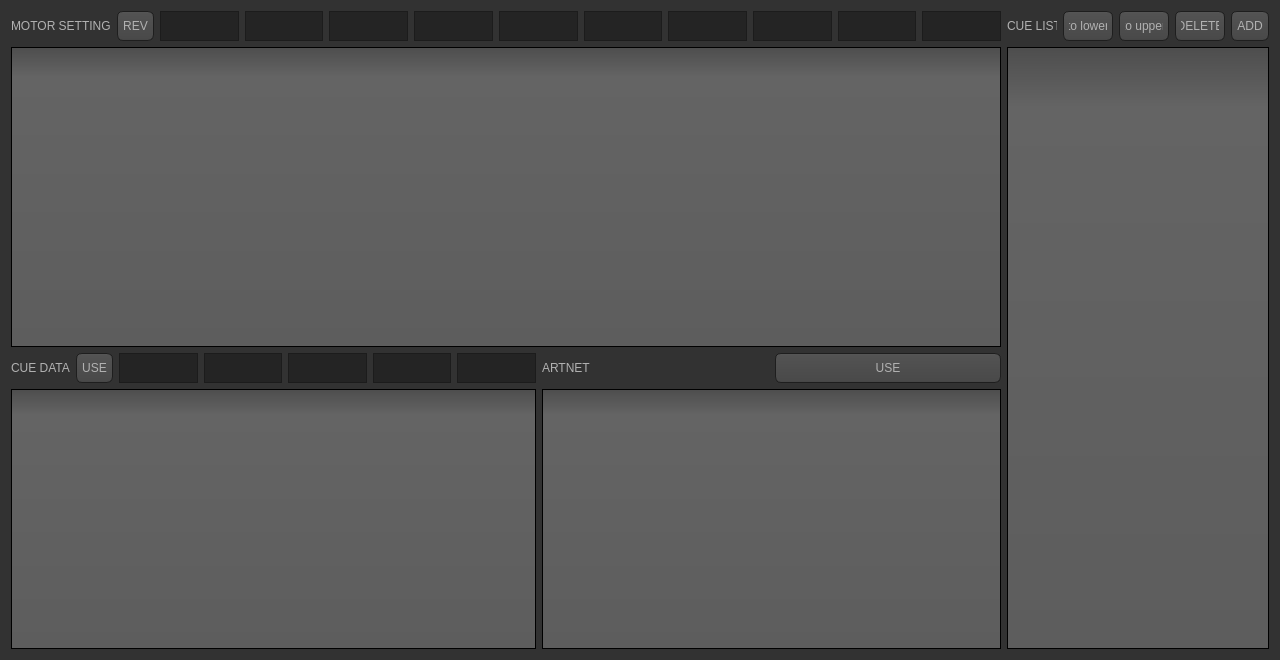
<?xml version="1.0" encoding="UTF-8"?>
<ui version="4.0">
 <class>DataPage</class>
 <widget class="QWidget" name="DataPage">
  <property name="geometry">
   <rect>
    <x>0</x>
    <y>0</y>
    <width>1280</width>
    <height>660</height>
   </rect>
  </property>
  <property name="sizePolicy">
   <sizepolicy hsizetype="Expanding" vsizetype="Expanding">
    <horstretch>0</horstretch>
    <verstretch>0</verstretch>
   </sizepolicy>
  </property>
  <property name="windowTitle">
   <string>Form</string>
  </property>
  <property name="styleSheet">
   <string notr="true">QToolTip
{
     border: 1px solid black;
     background-color: #ffa02f;
     padding: 1px;
     border-radius: 3px;
     opacity: 100;
}

QWidget
{
    color: #b1b1b1;
    background-color: #323232;
}

QWidget:item:hover
{
    background-color: QLinearGradient( x1: 0, y1: 0, x2: 0, y2: 1, stop: 0 #ffa02f, stop: 1 #ca0619);
    color: #000000;
}

QWidget:item:selected
{
    background-color: QLinearGradient( x1: 0, y1: 0, x2: 0, y2: 1, stop: 0 #ffa02f, stop: 1 #d7801a);
}

QMenuBar::item
{
    background: transparent;
}

QMenuBar::item:selected
{
    background: transparent;
    border: 1px solid #ffaa00;
}

QMenuBar::item:pressed
{
    background: #444;
    border: 1px solid #000;
    background-color: QLinearGradient(
        x1:0, y1:0,
        x2:0, y2:1,
        stop:1 #212121,
        stop:0.4 #343434/*,
        stop:0.2 #343434,
        stop:0.1 #ffaa00*/
    );
    margin-bottom:-1px;
    padding-bottom:1px;
}

QMenu
{
    border: 1px solid #000;
}

QMenu::item
{
    padding: 2px 20px 2px 20px;
}

QMenu::item:selected
{
    color: #000000;
}

QWidget:disabled
{
    color: #404040;
    background-color: #323232;
}

QAbstractItemView
{
    background-color: QLinearGradient( x1: 0, y1: 0, x2: 0, y2: 1, stop: 0 #4d4d4d, stop: 0.1 #646464, stop: 1 #5d5d5d);
}

QWidget:focus
{
    /*border: 2px solid QLinearGradient( x1: 0, y1: 0, x2: 0, y2: 1, stop: 0 #ffa02f, stop: 1 #d7801a);*/
}

QLineEdit
{
    background-color: QLinearGradient( x1: 0, y1: 0, x2: 0, y2: 1, stop: 0 #4d4d4d, stop: 0 #646464, stop: 1 #5d5d5d);
    padding: 1px;
    border-style: solid;
    border: 1px solid #1e1e1e;
    border-radius: 5;
}

QPushButton
{
    color: #b1b1b1;
    background-color: QLinearGradient( x1: 0, y1: 0, x2: 0, y2: 1, stop: 0 #565656, stop: 0.1 #525252, stop: 0.5 #4e4e4e, stop: 0.9 #4a4a4a, stop: 1 #464646);
    border-width: 1px;
    border-color: #1e1e1e;
    border-style: solid;
    border-radius: 6;
    padding: 3px;
    font-size: 12px;
    padding-left: 5px;
    padding-right: 5px;
}

QPushButton:pressed
{
    background-color: QLinearGradient( x1: 0, y1: 0, x2: 0, y2: 1, stop: 0 #2d2d2d, stop: 0.1 #2b2b2b, stop: 0.5 #292929, stop: 0.9 #282828, stop: 1 #252525);
}

QComboBox
{
    selection-background-color: #ffaa00;
    background-color: QLinearGradient( x1: 0, y1: 0, x2: 0, y2: 1, stop: 0 #565656, stop: 0.1 #525252, stop: 0.5 #4e4e4e, stop: 0.9 #4a4a4a, stop: 1 #464646);
    border-style: solid;
    border: 1px solid #1e1e1e;
    border-radius: 5;
}

QComboBox:hover,QPushButton:hover
{
    border: 2px solid QLinearGradient( x1: 0, y1: 0, x2: 0, y2: 1, stop: 0 #ffa02f, stop: 1 #d7801a);
}


QComboBox:on
{
    padding-top: 3px;
    padding-left: 4px;
    background-color: QLinearGradient( x1: 0, y1: 0, x2: 0, y2: 1, stop: 0 #2d2d2d, stop: 0.1 #2b2b2b, stop: 0.5 #292929, stop: 0.9 #282828, stop: 1 #252525);
    selection-background-color: #ffaa00;
}

QComboBox QAbstractItemView
{
    border: 2px solid darkgray;
    selection-background-color: QLinearGradient( x1: 0, y1: 0, x2: 0, y2: 1, stop: 0 #ffa02f, stop: 1 #d7801a);
}

QComboBox::drop-down
{
     subcontrol-origin: padding;
     subcontrol-position: top right;
     width: 15px;

     border-left-width: 0px;
     border-left-color: darkgray;
     border-left-style: solid; /* just a single line */
     border-top-right-radius: 3px; /* same radius as the QComboBox */
     border-bottom-right-radius: 3px;
 }

QComboBox::down-arrow
{
     image: url(:/down_arrow.png);
}

QGroupBox:focus
{
border: 2px solid QLinearGradient( x1: 0, y1: 0, x2: 0, y2: 1, stop: 0 #ffa02f, stop: 1 #d7801a);
}

QTextEdit:focus
{
    border: 2px solid QLinearGradient( x1: 0, y1: 0, x2: 0, y2: 1, stop: 0 #ffa02f, stop: 1 #d7801a);
}

QScrollBar:horizontal {
     border: 1px solid #222222;
     background: QLinearGradient( x1: 0, y1: 0, x2: 0, y2: 1, stop: 0.0 #121212, stop: 0.2 #282828, stop: 1 #484848);
     height: 7px;
     margin: 0px 16px 0 16px;
}

QScrollBar::handle:horizontal
{
      background: QLinearGradient( x1: 0, y1: 0, x2: 1, y2: 0, stop: 0 #ffa02f, stop: 0.5 #d7801a, stop: 1 #ffa02f);
      min-height: 20px;
      border-radius: 2px;
}

QScrollBar::add-line:horizontal {
      border: 1px solid #1b1b19;
      border-radius: 2px;
      background: QLinearGradient( x1: 0, y1: 0, x2: 1, y2: 0, stop: 0 #ffa02f, stop: 1 #d7801a);
      width: 14px;
      subcontrol-position: right;
      subcontrol-origin: margin;
}

QScrollBar::sub-line:horizontal {
      border: 1px solid #1b1b19;
      border-radius: 2px;
      background: QLinearGradient( x1: 0, y1: 0, x2: 1, y2: 0, stop: 0 #ffa02f, stop: 1 #d7801a);
      width: 14px;
     subcontrol-position: left;
     subcontrol-origin: margin;
}

QScrollBar::right-arrow:horizontal, QScrollBar::left-arrow:horizontal
{
      border: 1px solid black;
      width: 1px;
      height: 1px;
      background: white;
}

QScrollBar::add-page:horizontal, QScrollBar::sub-page:horizontal
{
      background: none;
}

QScrollBar:vertical
{
      background: QLinearGradient( x1: 0, y1: 0, x2: 1, y2: 0, stop: 0.0 #121212, stop: 0.2 #282828, stop: 1 #484848);
      width: 7px;
      margin: 16px 0 16px 0;
      border: 1px solid #222222;
}

QScrollBar::handle:vertical
{
      background: QLinearGradient( x1: 0, y1: 0, x2: 0, y2: 1, stop: 0 #ffa02f, stop: 0.5 #d7801a, stop: 1 #ffa02f);
      min-height: 20px;
      border-radius: 2px;
}

QScrollBar::add-line:vertical
{
      border: 1px solid #1b1b19;
      border-radius: 2px;
      background: QLinearGradient( x1: 0, y1: 0, x2: 0, y2: 1, stop: 0 #ffa02f, stop: 1 #d7801a);
      height: 14px;
      subcontrol-position: bottom;
      subcontrol-origin: margin;
}

QScrollBar::sub-line:vertical
{
      border: 1px solid #1b1b19;
      border-radius: 2px;
      background: QLinearGradient( x1: 0, y1: 0, x2: 0, y2: 1, stop: 0 #d7801a, stop: 1 #ffa02f);
      height: 14px;
      subcontrol-position: top;
      subcontrol-origin: margin;
}

QScrollBar::up-arrow:vertical, QScrollBar::down-arrow:vertical
{
      border: 1px solid black;
      width: 1px;
      height: 1px;
      background: white;
}


QScrollBar::add-page:vertical, QScrollBar::sub-page:vertical
{
      background: none;
}

QTextEdit
{
    background-color: #242424;
}

QPlainTextEdit
{
    background-color: #242424;
}

QHeaderView::section
{
    background-color: QLinearGradient(x1:0, y1:0, x2:0, y2:1, stop:0 #616161, stop: 0.5 #505050, stop: 0.6 #434343, stop:1 #656565);
    color: white;
    padding-left: 4px;
    border: 1px solid #6c6c6c;
}

QCheckBox:disabled
{
color: #414141;
}

QDockWidget::title
{
    text-align: center;
    spacing: 3px; /* spacing between items in the tool bar */
    background-color: QLinearGradient(x1:0, y1:0, x2:0, y2:1, stop:0 #323232, stop: 0.5 #242424, stop:1 #323232);
}

QDockWidget::close-button, QDockWidget::float-button
{
    text-align: center;
    spacing: 1px; /* spacing between items in the tool bar */
    background-color: QLinearGradient(x1:0, y1:0, x2:0, y2:1, stop:0 #323232, stop: 0.5 #242424, stop:1 #323232);
}

QDockWidget::close-button:hover, QDockWidget::float-button:hover
{
    background: #242424;
}

QDockWidget::close-button:pressed, QDockWidget::float-button:pressed
{
    padding: 1px -1px -1px 1px;
}

QMainWindow::separator
{
    background-color: QLinearGradient(x1:0, y1:0, x2:0, y2:1, stop:0 #161616, stop: 0.5 #151515, stop: 0.6 #212121, stop:1 #343434);
    color: white;
    padding-left: 4px;
    border: 1px solid #4c4c4c;
    spacing: 3px; /* spacing between items in the tool bar */
}

QMainWindow::separator:hover
{

    background-color: QLinearGradient(x1:0, y1:0, x2:0, y2:1, stop:0 #d7801a, stop:0.5 #b56c17 stop:1 #ffa02f);
    color: white;
    padding-left: 4px;
    border: 1px solid #6c6c6c;
    spacing: 3px; /* spacing between items in the tool bar */
}

QToolBar::handle
{
     spacing: 3px; /* spacing between items in the tool bar */
     background: url(:/images/handle.png);
}

QMenu::separator
{
    height: 2px;
    background-color: QLinearGradient(x1:0, y1:0, x2:0, y2:1, stop:0 #161616, stop: 0.5 #151515, stop: 0.6 #212121, stop:1 #343434);
    color: white;
    padding-left: 4px;
    margin-left: 10px;
    margin-right: 5px;
}

QProgressBar
{
    border: 2px solid grey;
    border-radius: 5px;
    text-align: center;
}

QProgressBar::chunk
{
    background-color: #d7801a;
    width: 2.15px;
    margin: 0.5px;
}

QTabBar::tab {
    color: #b1b1b1;
    border: 1px solid #444;
    border-bottom-style: none;
    background-color: #323232;
    padding-left: 10px;
    padding-right: 10px;
    padding-top: 3px;
    padding-bottom: 2px;
    margin-right: -1px;
}

QTabWidget::pane {
    border: 1px solid #444;
    top: 1px;
}

QTabBar::tab:last
{
    margin-right: 0; /* the last selected tab has nothing to overlap with on the right */
    border-top-right-radius: 3px;
}

QTabBar::tab:first:!selected
{
 margin-left: 0px; /* the last selected tab has nothing to overlap with on the right */


    border-top-left-radius: 3px;
}

QTabBar::tab:!selected
{
    color: #b1b1b1;
    border-bottom-style: solid;
    margin-top: 3px;
    background-color: QLinearGradient(x1:0, y1:0, x2:0, y2:1, stop:1 #212121, stop:.4 #343434);
}

QTabBar::tab:selected
{
    border-top-left-radius: 3px;
    border-top-right-radius: 3px;
    margin-bottom: 0px;
}

QTabBar::tab:!selected:hover
{
    /*border-top: 2px solid #ffaa00;
    padding-bottom: 3px;*/
    border-top-left-radius: 3px;
    border-top-right-radius: 3px;
    background-color: QLinearGradient(x1:0, y1:0, x2:0, y2:1, stop:1 #212121, stop:0.4 #343434, stop:0.2 #343434, stop:0.1 #ffaa00);
}

QRadioButton::indicator:checked, QRadioButton::indicator:unchecked{
    color: #b1b1b1;
    background-color: #323232;
    border: 1px solid #b1b1b1;
    border-radius: 6px;
}

QRadioButton::indicator:checked
{
    background-color: qradialgradient(
        cx: 0.5, cy: 0.5,
        fx: 0.5, fy: 0.5,
        radius: 1.0,
        stop: 0.25 #ffaa00,
        stop: 0.3 #323232
    );
}

QCheckBox::indicator{
    color: #b1b1b1;
    background-color: #323232;
    border: 1px solid #b1b1b1;
    width: 9px;
    height: 9px;
}

QRadioButton::indicator
{
    border-radius: 6px;
}

QRadioButton::indicator:hover, QCheckBox::indicator:hover
{
    border: 1px solid #ffaa00;
}

QCheckBox::indicator:checked
{
    image:url(:/images/checkbox.png);
}

QCheckBox::indicator:disabled, QRadioButton::indicator:disabled
{
    border: 1px solid #444;
}</string>
  </property>
  <layout class="QGridLayout" name="gridLayout">
   <item row="0" column="0" colspan="2">
    <layout class="QVBoxLayout" name="verticalLayout_2">
     <item>
      <layout class="QHBoxLayout" name="horizontalLayout_2">
       <item>
        <widget class="QLabel" name="label_2">
         <property name="maximumSize">
          <size>
           <width>16777215</width>
           <height>30</height>
          </size>
         </property>
         <property name="text">
          <string>MOTOR SETTING</string>
         </property>
        </widget>
       </item>
       <item>
        <widget class="QPushButton" name="CUE_ReverseMotorAll_button">
         <property name="maximumSize">
          <size>
           <width>16777215</width>
           <height>30</height>
          </size>
         </property>
         <property name="text">
          <string>REV</string>
         </property>
        </widget>
       </item>
       <item>
        <widget class="QTextEdit" name="CUE_SetMinPosAll_textEdit">
         <property name="maximumSize">
          <size>
           <width>16777215</width>
           <height>30</height>
          </size>
         </property>
        </widget>
       </item>
       <item>
        <widget class="QTextEdit" name="CUE_SetMaxPosAll_textEdit">
         <property name="maximumSize">
          <size>
           <width>16777215</width>
           <height>30</height>
          </size>
         </property>
        </widget>
       </item>
       <item>
        <widget class="QTextEdit" name="CUE_SetMinSpeedAll_textEdit">
         <property name="maximumSize">
          <size>
           <width>16777215</width>
           <height>30</height>
          </size>
         </property>
        </widget>
       </item>
       <item>
        <widget class="QTextEdit" name="CUE_SetMaxSpeedAll_textEdit">
         <property name="maximumSize">
          <size>
           <width>16777215</width>
           <height>30</height>
          </size>
         </property>
        </widget>
       </item>
       <item>
        <widget class="QTextEdit" name="CUE_SetMinAcceAll_textEdit">
         <property name="maximumSize">
          <size>
           <width>16777215</width>
           <height>30</height>
          </size>
         </property>
        </widget>
       </item>
       <item>
        <widget class="QTextEdit" name="CUE_SetMaxAcceAll_textEdit">
         <property name="maximumSize">
          <size>
           <width>16777215</width>
           <height>30</height>
          </size>
         </property>
        </widget>
       </item>
       <item>
        <widget class="QTextEdit" name="CUE_SetAutoSpeedAll_textEdit">
         <property name="maximumSize">
          <size>
           <width>16777215</width>
           <height>30</height>
          </size>
         </property>
        </widget>
       </item>
       <item>
        <widget class="QTextEdit" name="CUE_SetHomeSpeedAll_textEdit">
         <property name="maximumSize">
          <size>
           <width>16777215</width>
           <height>30</height>
          </size>
         </property>
        </widget>
       </item>
       <item>
        <widget class="QTextEdit" name="textEdit_19">
         <property name="maximumSize">
          <size>
           <width>16777215</width>
           <height>30</height>
          </size>
         </property>
        </widget>
       </item>
       <item>
        <widget class="QTextEdit" name="textEdit_20">
         <property name="maximumSize">
          <size>
           <width>16777215</width>
           <height>30</height>
          </size>
         </property>
        </widget>
       </item>
      </layout>
     </item>
     <item>
      <widget class="QTableView" name="Data_MotorSetting_tableView">
       <property name="minimumSize">
        <size>
         <width>600</width>
         <height>300</height>
        </size>
       </property>
      </widget>
     </item>
    </layout>
   </item>
   <item row="0" column="2" rowspan="2">
    <layout class="QVBoxLayout" name="verticalLayout_6">
     <item>
      <layout class="QHBoxLayout" name="horizontalLayout_6">
       <item>
        <widget class="QLabel" name="label_6">
         <property name="minimumSize">
          <size>
           <width>50</width>
           <height>30</height>
          </size>
         </property>
         <property name="maximumSize">
          <size>
           <width>50</width>
           <height>50</height>
          </size>
         </property>
         <property name="text">
          <string>CUE LIST</string>
         </property>
        </widget>
       </item>
       <item>
        <widget class="QPushButton" name="CUE_CueLower_button">
         <property name="minimumSize">
          <size>
           <width>0</width>
           <height>0</height>
          </size>
         </property>
         <property name="maximumSize">
          <size>
           <width>50</width>
           <height>50</height>
          </size>
         </property>
         <property name="text">
          <string>to lower</string>
         </property>
        </widget>
       </item>
       <item>
        <widget class="QPushButton" name="CUE_CueUpper_button">
         <property name="minimumSize">
          <size>
           <width>0</width>
           <height>0</height>
          </size>
         </property>
         <property name="maximumSize">
          <size>
           <width>50</width>
           <height>50</height>
          </size>
         </property>
         <property name="text">
          <string>to upper</string>
         </property>
        </widget>
       </item>
       <item>
        <widget class="QPushButton" name="CUE_DeleteCue_button">
         <property name="minimumSize">
          <size>
           <width>0</width>
           <height>0</height>
          </size>
         </property>
         <property name="maximumSize">
          <size>
           <width>50</width>
           <height>50</height>
          </size>
         </property>
         <property name="text">
          <string>DELETE</string>
         </property>
        </widget>
       </item>
       <item>
        <widget class="QPushButton" name="CUE_AddCue_button">
         <property name="minimumSize">
          <size>
           <width>0</width>
           <height>0</height>
          </size>
         </property>
         <property name="maximumSize">
          <size>
           <width>50</width>
           <height>50</height>
          </size>
         </property>
         <property name="text">
          <string>ADD</string>
         </property>
        </widget>
       </item>
      </layout>
     </item>
     <item>
      <widget class="QTableView" name="Data_CueList_tableView">
       <property name="minimumSize">
        <size>
         <width>100</width>
         <height>500</height>
        </size>
       </property>
       <property name="maximumSize">
        <size>
         <width>350</width>
         <height>16777215</height>
        </size>
       </property>
      </widget>
     </item>
    </layout>
   </item>
   <item row="1" column="0">
    <layout class="QVBoxLayout" name="verticalLayout_3">
     <item>
      <layout class="QHBoxLayout" name="horizontalLayout_3">
       <item>
        <widget class="QLabel" name="label_3">
         <property name="minimumSize">
          <size>
           <width>0</width>
           <height>0</height>
          </size>
         </property>
         <property name="maximumSize">
          <size>
           <width>16777215</width>
           <height>30</height>
          </size>
         </property>
         <property name="text">
          <string>CUE DATA</string>
         </property>
        </widget>
       </item>
       <item>
        <widget class="QPushButton" name="CUE_MotorDataUseAll_button">
         <property name="minimumSize">
          <size>
           <width>0</width>
           <height>0</height>
          </size>
         </property>
         <property name="maximumSize">
          <size>
           <width>16777215</width>
           <height>30</height>
          </size>
         </property>
         <property name="text">
          <string>USE</string>
         </property>
        </widget>
       </item>
       <item>
        <widget class="QTextEdit" name="textEdit_21">
         <property name="minimumSize">
          <size>
           <width>0</width>
           <height>0</height>
          </size>
         </property>
         <property name="maximumSize">
          <size>
           <width>16777215</width>
           <height>30</height>
          </size>
         </property>
        </widget>
       </item>
       <item>
        <widget class="QTextEdit" name="textEdit_22">
         <property name="minimumSize">
          <size>
           <width>0</width>
           <height>0</height>
          </size>
         </property>
         <property name="maximumSize">
          <size>
           <width>16777215</width>
           <height>30</height>
          </size>
         </property>
        </widget>
       </item>
       <item>
        <widget class="QTextEdit" name="textEdit_23">
         <property name="minimumSize">
          <size>
           <width>0</width>
           <height>0</height>
          </size>
         </property>
         <property name="maximumSize">
          <size>
           <width>16777215</width>
           <height>30</height>
          </size>
         </property>
        </widget>
       </item>
       <item>
        <widget class="QTextEdit" name="textEdit_24">
         <property name="minimumSize">
          <size>
           <width>0</width>
           <height>0</height>
          </size>
         </property>
         <property name="maximumSize">
          <size>
           <width>16777215</width>
           <height>30</height>
          </size>
         </property>
        </widget>
       </item>
       <item>
        <widget class="QTextEdit" name="textEdit_29">
         <property name="minimumSize">
          <size>
           <width>0</width>
           <height>0</height>
          </size>
         </property>
         <property name="maximumSize">
          <size>
           <width>16777215</width>
           <height>30</height>
          </size>
         </property>
        </widget>
       </item>
      </layout>
     </item>
     <item>
      <widget class="QTableView" name="Data_CueData_tableView">
       <property name="minimumSize">
        <size>
         <width>400</width>
         <height>240</height>
        </size>
       </property>
      </widget>
     </item>
    </layout>
   </item>
   <item row="1" column="1">
    <layout class="QVBoxLayout" name="verticalLayout_4">
     <item>
      <layout class="QHBoxLayout" name="horizontalLayout_4">
       <item>
        <widget class="QLabel" name="label_4">
         <property name="minimumSize">
          <size>
           <width>0</width>
           <height>30</height>
          </size>
         </property>
         <property name="maximumSize">
          <size>
           <width>16777215</width>
           <height>30</height>
          </size>
         </property>
         <property name="text">
          <string>ARTNET</string>
         </property>
        </widget>
       </item>
       <item>
        <widget class="QPushButton" name="pushButton_4">
         <property name="maximumSize">
          <size>
           <width>16777215</width>
           <height>30</height>
          </size>
         </property>
         <property name="text">
          <string>USE</string>
         </property>
        </widget>
       </item>
      </layout>
     </item>
     <item>
      <widget class="QTableView" name="Data_Artnet_tableView">
       <property name="minimumSize">
        <size>
         <width>100</width>
         <height>240</height>
        </size>
       </property>
      </widget>
     </item>
    </layout>
   </item>
  </layout>
 </widget>
 <resources/>
 <connections/>
</ui>
